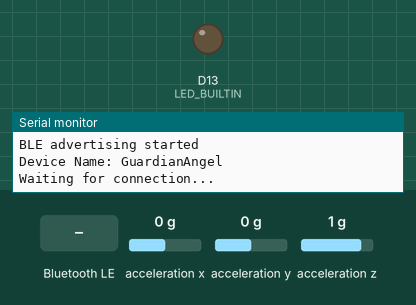
This sketch was run on a simulated Arduino Nano 33 IoT. On the bench: output pins drawn as LEDs (lit = HIGH), the last lines printed to the serial monitor. The inputs (shaded band) are chosen by the test bench; at power-on: acceleration x 0 g, acceleration y 0 g, acceleration z 1 g. Nothing arrives over Bluetooth unless stated; a phone connects over Bluetooth LE 3 s after start.

Above: at 0.1 s.
At 3.8 s:
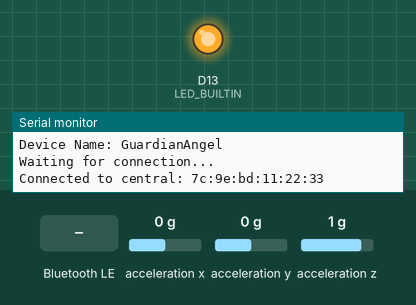
3.9 s: Bluetooth LE write "1" received
Timing chart, 0 to 6.9 s (numbered marks = the images above; inputs shaded):
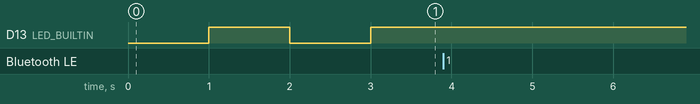

The sketch:

assignment-2b.ino
```cpp
#include <ArduinoBLE.h>
#include <Arduino_LSM6DS3.h>

// BLE Configuration
#define SERVICE_UUID        "19B10000-E8F2-537E-4F6C-D104768A1214"
#define ACCEL_CHAR_UUID     "19B10001-E8F2-537E-4F6C-D104768A1214"
#define CONFIG_CHAR_UUID    "19B10002-E8F2-537E-4F6C-D104768A1214"
#define STATUS_CHAR_UUID    "19B10003-E8F2-537E-4F6C-D104768A1214"

// Sampling Configuration
#define SAMPLING_RATE_HZ    50
#define SAMPLE_INTERVAL_MS  (1000 / SAMPLING_RATE_HZ)
#define ACCEL_RANGE_G       8
#define RING_BUFFER_SIZE    250  // 5 seconds at 50Hz

// Threshold for burst mode trigger (in milli-g)
#define IMPACT_THRESHOLD_MG 3000  // 3g impact

// Data structure for accelerometer sample (8 bytes)
struct AccelSample {
  uint16_t sequence;
  int16_t ax;  // milli-g
  int16_t ay;  // milli-g
  int16_t az;  // milli-g
} __attribute__((packed));

// BLE Service and Characteristics
BLEService guardianService(SERVICE_UUID);
BLECharacteristic accelChar(ACCEL_CHAR_UUID, BLERead | BLENotify, sizeof(AccelSample) * 3);
BLECharacteristic configChar(CONFIG_CHAR_UUID, BLERead | BLEWrite, 20);
BLECharacteristic statusChar(STATUS_CHAR_UUID, BLERead | BLENotify, 20);

// Ring buffer for storing recent samples
AccelSample ringBuffer[RING_BUFFER_SIZE];
int ringBufferIndex = 0;
uint16_t sequenceNumber = 0;

// Timing variables
unsigned long lastSampleTime = 0;
bool isStreaming = false;
bool burstMode = false;
unsigned long burstStartTime = 0;
#define BURST_DURATION_MS 3000  // 3 seconds of burst after threshold

// Battery monitoring
float batteryVoltage = 3.7;

void setup() {
  Serial.begin(115200);
  while (!Serial && millis() < 3000);  // Wait up to 3s for Serial

  Serial.println("GuardianAngel Fall Detection System");
  Serial.println("Initializing...");

  // Initialize IMU
  if (!IMU.begin()) {
    Serial.println("ERROR: Failed to initialize IMU!");
    while (1) {
      digitalWrite(LED_BUILTIN, !digitalRead(LED_BUILTIN));
      delay(100);
    }
  }

  Serial.println("IMU initialized successfully");
  Serial.print("Accelerometer sample rate: ");
  Serial.print(IMU.accelerationSampleRate());
  Serial.println(" Hz");

  // Initialize BLE
  if (!BLE.begin()) {
    Serial.println("ERROR: Failed to initialize BLE!");
    while (1) {
      digitalWrite(LED_BUILTIN, !digitalRead(LED_BUILTIN));
      delay(500);
    }
  }

  // Set BLE parameters
  BLE.setLocalName("GuardianAngel");
  BLE.setDeviceName("GuardianAngel-Sensor");
  BLE.setAdvertisedService(guardianService);

  // Add characteristics to service
  guardianService.addCharacteristic(accelChar);
  guardianService.addCharacteristic(configChar);
  guardianService.addCharacteristic(statusChar);

  // Add service
  BLE.addService(guardianService);

  // Set initial values
  updateStatusChar();

  // Start advertising
  BLE.advertise();

  Serial.println("BLE advertising started");
  Serial.println("Device Name: GuardianAngel");
  Serial.println("Waiting for connection...");

  pinMode(LED_BUILTIN, OUTPUT);
}

void loop() {
  // Handle BLE connections
  BLEDevice central = BLE.central();

  if (central) {
    Serial.print("Connected to central: ");
    Serial.println(central.address());
    digitalWrite(LED_BUILTIN, HIGH);

    isStreaming = true;

    while (central.connected()) {
      unsigned long currentTime = millis();

      // Sample at specified rate
      if (currentTime - lastSampleTime >= SAMPLE_INTERVAL_MS) {
        lastSampleTime = currentTime;

        if (IMU.accelerationAvailable()) {
          float ax, ay, az;
          IMU.readAcceleration(ax, ay, az);

          // Convert to milli-g
          AccelSample sample;
          sample.sequence = sequenceNumber++;
          sample.ax = (int16_t)(ax * 1000);
          sample.ay = (int16_t)(ay * 1000);
          sample.az = (int16_t)(az * 1000);

          // Store in ring buffer
          ringBuffer[ringBufferIndex] = sample;
          ringBufferIndex = (ringBufferIndex + 1) % RING_BUFFER_SIZE;

          // Calculate magnitude for threshold detection
          float magnitude = sqrt(ax*ax + ay*ay + az*az) * 1000;

          // Check for impact threshold
          if (magnitude > IMPACT_THRESHOLD_MG && !burstMode) {
            burstMode = true;
            burstStartTime = currentTime;
            Serial.println("IMPACT DETECTED! Entering burst mode");
          }

          // Exit burst mode after duration
          if (burstMode && (currentTime - burstStartTime > BURST_DURATION_MS)) {
            burstMode = false;
            Serial.println("Exiting burst mode");
          }

          // Send notification
          accelChar.writeValue((uint8_t*)&sample, sizeof(AccelSample));

          // Debug output (reduced frequency)
          if (sequenceNumber % 50 == 0) {
            Serial.print("Seq: ");
            Serial.print(sample.sequence);
            Serial.print(" | Accel (mg): X=");
            Serial.print(sample.ax);
            Serial.print(" Y=");
            Serial.print(sample.ay);
            Serial.print(" Z=");
            Serial.print(sample.az);
            Serial.print(" | Mag=");
            Serial.println(magnitude);
          }
        }
      }

      // Handle configuration writes
      if (configChar.written()) {
        handleConfigWrite();
      }

      // Update status periodically
      if (currentTime % 5000 < 50) {
        updateStatusChar();
      }
    }

    Serial.println("Disconnected from central");
    digitalWrite(LED_BUILTIN, LOW);
    isStreaming = false;
  }

  // Blink LED when advertising
  if (!isStreaming) {
    digitalWrite(LED_BUILTIN, (millis() / 1000) % 2);
  }
}

void handleConfigWrite() {
  uint8_t config[20];
  int len = configChar.readValue(config, 20);

  if (len > 0) {
    Serial.print("Config received: ");
    for (int i = 0; i < len; i++) {
      Serial.print(config[i], HEX);
      Serial.print(" ");
    }
    Serial.println();

    // Simple command protocol
    // 0x01: Start streaming
    // 0x02: Stop streaming
    // 0x03: Reset sequence

    if (config[0] == 0x01) {
      isStreaming = true;
      Serial.println("Streaming started");
    } else if (config[0] == 0x02) {
      isStreaming = false;
      Serial.println("Streaming stopped");
    } else if (config[0] == 0x03) {
      sequenceNumber = 0;
      Serial.println("Sequence reset");
    }
  }
}

void updateStatusChar() {
  // Status format: [battery_level(1byte), firmware_version(3bytes), error_code(1byte)]
  uint8_t status[20] = {0};

  // Battery level (0-100%)
  status[0] = (uint8_t)(batteryVoltage / 4.2 * 100);

  // Firmware version (e.g., 1.0.0)
  status[1] = 1;  // Major
  status[2] = 0;  // Minor
  status[3] = 0;  // Patch

  // Error code (0 = no error)
  status[4] = 0;

  // Current sample rate
  status[5] = SAMPLING_RATE_HZ;

  // Burst mode flag
  status[6] = burstMode ? 1 : 0;

  statusChar.writeValue(status, 7);
}
```
